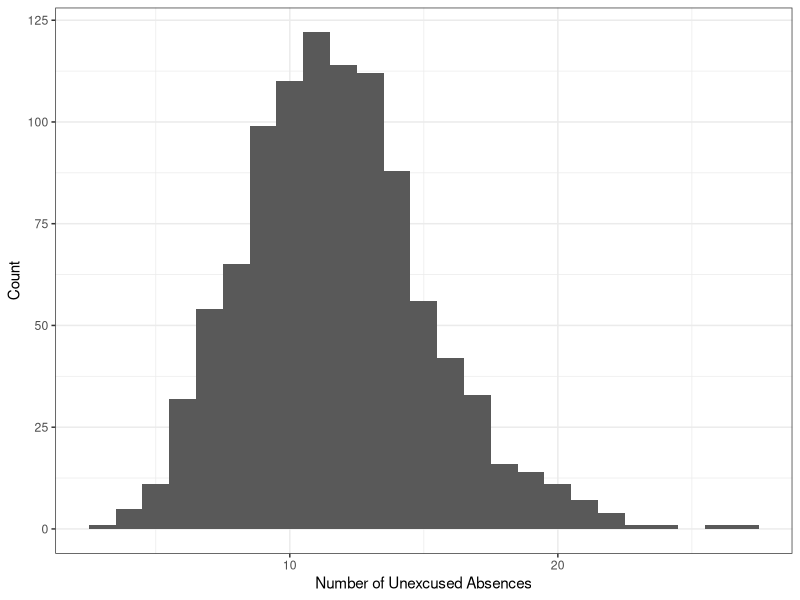

R code for this plot:
## ---- chunk 1
library(tidyverse)
df <- data.frame(Referrals=c(0,1,2,3),
                 Frequency = c(90,132,76,10))

mutate(df,RelFrequency = Frequency/sum(Frequency))
## ---- chunk 2
total <- sum(c(90,132,76,10))

df <- data.frame(Referrals=c(0,1,2,3),
                 Frequency = c(90,132,76,10),
                 Rel.Frequency = c(90,132,76,10)/total)

df

## ---- chunk 3
1-90/sum(c(90,132,76,10))

# OR 

1-0.2922
## ---- chunk 4
0*(90/308) + 1*(132/308) + 2*(76/308) + 3*(10/308)

# OR

sum(df$Referrals*df$Rel.Frequency)
## ---- chunk 5
dbinom(15,30,0.44)
## ---- chunk 6
pbinom(10,30,0.44)
## ---- chunk 7
1-ppois(17,lambda=11.8)
## ---- chunk 8
library(tidyverse)
Nsim<- 1000 # Simulating 10 times
set.seed(12)
sims <- rpois(Nsim,11.8)
df <- data.frame(simulations=sims)
ggplot(df, aes(x=simulations)) + 
  geom_histogram(binwidth=1) + 
  theme_bw() + 
  labs(x="Number of Unexcused Absences", y="Count")
## ---- chunk 9
punif(0.2,-1,1) - punif(-0.3,-1,1)
## ---- chunk 10
pnorm(6.4,mean=5.6,sd=2.1) - pnorm(5.7,mean=5.6,sd=2.1)
## ---- chunk 11
pnorm(6.5,mean=5.6,sd=2.1, lower.tail = F) 
## ---- chunk 12
probability_diabetic <- pnorm(6.5,mean=5.6,sd=2.1, lower.tail = F) 
sample_size <- 100

sample_size*probability_diabetic
## ---- chunk 13
qnorm(0.85,mean=5.6, sd=2.1)
